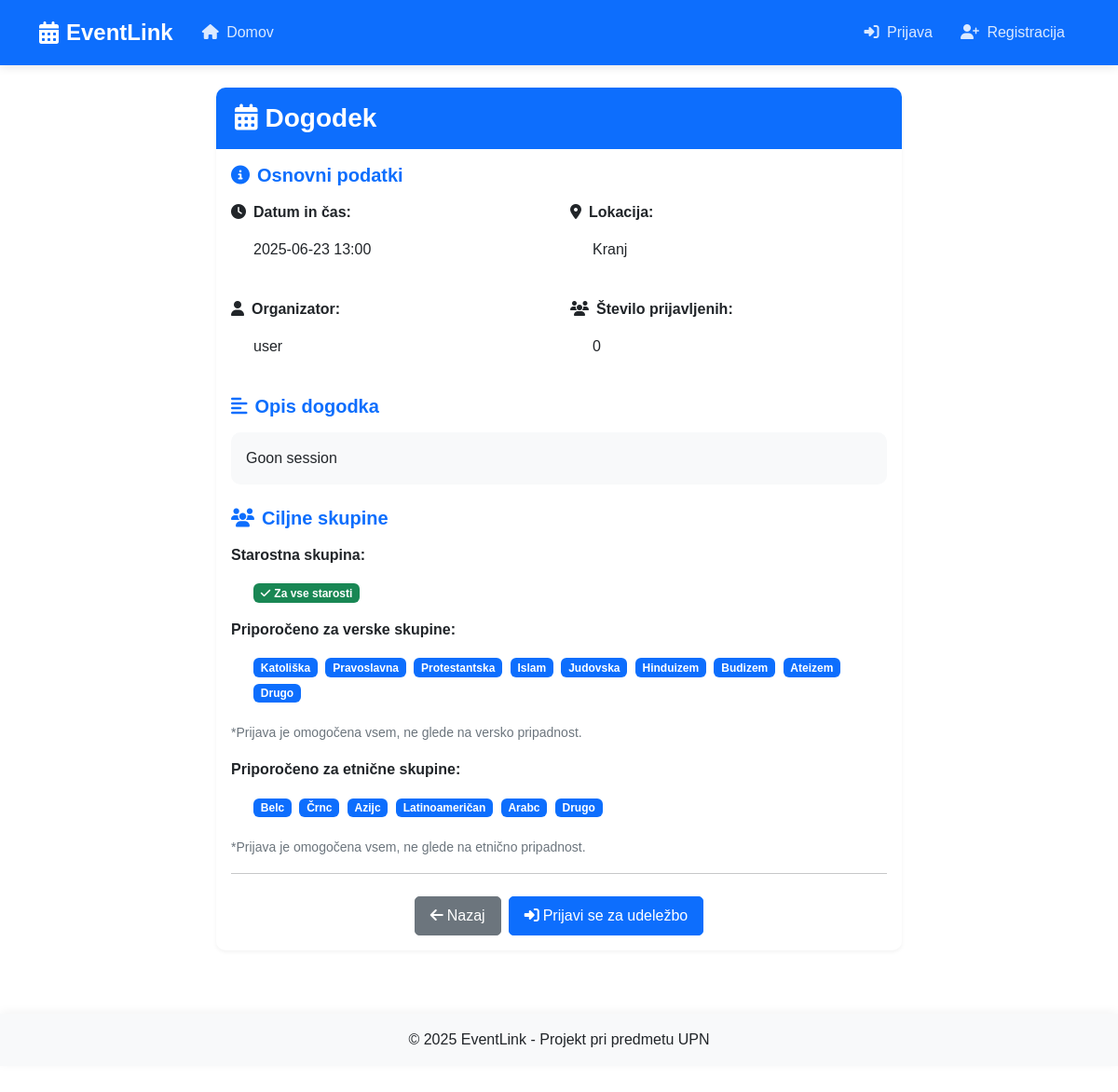
Screenshot of /event/1 with the database file from the repository.
### tables this page shows
CREATE TABLE events (
    id INTEGER PRIMARY KEY AUTOINCREMENT,
    title TEXT NOT NULL,
    description TEXT NOT NULL,
    date TEXT NOT NULL,
    location TEXT NOT NULL,
    organizer_id INTEGER NOT NULL,
    target_age_group TEXT DEFAULT 'all',
    created_at TEXT NOT NULL,
    FOREIGN KEY (organizer_id) REFERENCES users (id)
);

CREATE TABLE users (
    id INTEGER PRIMARY KEY AUTOINCREMENT,
    username TEXT NOT NULL,
    email TEXT UNIQUE NOT NULL,
    password TEXT NOT NULL,
    gender TEXT NOT NULL,
    religion TEXT NOT NULL,
    race TEXT NOT NULL,
    date_of_birth TEXT NOT NULL,
    created_at TEXT NOT NULL
);

CREATE TABLE event_target_groups (
    id INTEGER PRIMARY KEY AUTOINCREMENT,
    event_id INTEGER NOT NULL,
    group_type TEXT NOT NULL,  -- 'religion' or 'race'
    group_value TEXT NOT NULL,
    FOREIGN KEY (event_id) REFERENCES events (id)
);

### app.py (the view)
@app.route('/event/<int:event_id>')
def event_detail(event_id):
    if not event_id:
        flash('Dogodek ni bil najden!', 'danger')
        return redirect(url_for('home'))
    db = get_db()
    cursor = db.execute('SELECT e.*, u.username as organizer_name FROM events e JOIN users u ON e.organizer_id = u.id WHERE e.id = ?', (event_id,))
    event = cursor.fetchone()
    if not event:
        flash('Dogodek ni bil najden!', 'danger')
        return redirect(url_for('home'))
    cursor = db.execute('SELECT group_type, group_value FROM event_target_groups WHERE event_id = ?', (event_id,))
    target_groups = cursor.fetchall()
    target_religions = []
    target_races = []
    for group in target_groups:
        if group['group_type'] == 'religion':
            target_religions.append(group['group_value'])
        elif group['group_type'] == 'race':
            target_races.append(group['group_value'])
    cursor = db.execute('SELECT COUNT(*) as count FROM registrations WHERE event_id = ?', (event_id,))
    registrations_count = cursor.fetchone()['count']
    is_registered = False
    if 'user_id' in session:
        cursor = db.execute('SELECT * FROM registrations WHERE user_id = ? AND event_id = ?',
                           (session['user_id'], event_id))
        is_registered = cursor.fetchone() is not None
    return render_template('event_detail.html',
                          event=event,
                          target_religions=target_religions,
                          target_races=target_races,
                          registrations_count=registrations_count,
                          is_registered=is_registered)

### app.py (called while the page is built)
def get_db():
    db = getattr(g, '_database', None)
    if db is None:
        db = g._database = sqlite3.connect(DATABASE)
        db.row_factory = sqlite3.Row  # da lahko dostopamo do stolpcev po imenih
    return db

@app.teardown_appcontext
def close_connection(exception):
    db = getattr(g, '_database', None)
    if db is not None:
        db.close()

### templates/event_detail.html (shortened to what this page needs)
{% extends 'base.html' %}
{% block content %}
<div class="row justify-content-center">
    <div class="col-lg-8">
        <div class="card shadow-sm border-0 animate__animated animate__fadeIn">
            <div class="card-header bg-primary text-white">
                <h3 class="mb-0 nasl">
                    <i class="fas fa-calendar-alt me-2"></i>{{ event['title'] }}
                </h3>
            </div>
            <div class="card-body">
                <h5 class="text-primary mb-3"><i class="fas fa-info-circle me-2"></i>Osnovni podatki</h5>
                <div class="row mb-4">
                    <div class="col-md-6">
                        <p><strong><i class="fas fa-clock me-2"></i>Datum in čas:</strong></p>
                        <p class="ms-4">{{ event['date'] }}</p>
                    </div>
                    <div class="col-md-6">
                        <p><strong><i class="fas fa-map-marker-alt me-2"></i>Lokacija:</strong></p>
                        <p class="ms-4">{{ event['location'] }}</p>
                    </div>
                </div>
                <div class="row mb-4">
                    <div class="col-md-6">
                        <p><strong><i class="fas fa-user me-2"></i>Organizator:</strong></p>
                        <p class="ms-4">{{ event['organizer_name'] }}</p>
                    </div>
                    <div class="col-md-6">
                        <p><strong><i class="fas fa-users me-2"></i>Število prijavljenih:</strong></p>
                        <p class="ms-4">{{ registrations_count }}</p>
                    </div>
                </div>
                <h5 class="text-primary mb-3"><i class="fas fa-align-left me-2"></i>Opis dogodka</h5>
                <div class="bg-light p-3 rounded mb-4">
                    {{ event['description'] }}
                </div>
                <h5 class="text-primary mb-3"><i class="fas fa-users me-2"></i>Ciljne skupine</h5>
                <div class="mb-3">
                    <p><strong>Starostna skupina:</strong></p>
                    <p class="ms-4">
                        {% if event['target_age_group'] == 'all' %}
                            <span class="badge bg-success"><i class="fas fa-check me-1"></i>Za vse starosti</span>
                        {% elif event['target_age_group'] == 'adults' %}
                            <span class="badge bg-warning"><i class="fas fa-user-check me-1"></i>Samo za odrasle (18+)</span>
                        {% elif event['target_age_group'] == 'minors' %}
                            <span class="badge bg-info"><i class="fas fa-child me-1"></i>Samo za mladoletnike</span>
                        {% endif %}
                    </p>
                </div>
                {% if target_religions %}
                <div class="mb-3">
                    <p><strong>Priporočeno za verske skupine:</strong></p>
                    <p class="ms-4">
                        {% for religion in target_religions %}
                            <span class="badge bg-primary me-1 mb-1">{{ religion }}</span>
                        {% endfor %}
                    </p>
                    <small class="text-muted font-italic">*Prijava je omogočena vsem, ne glede na versko pripadnost.</small>
                </div>
                {% endif %}
                {% if target_races %}
                <div class="mb-3">
                    <p><strong>Priporočeno za etnične skupine:</strong></p>
                    <p class="ms-4">
                        {% for race in target_races %}
                            <span class="badge bg-primary me-1 mb-1">{{ race }}</span>
                        {% endfor %}
                    </p>
                    <small class="text-muted font-italic">*Prijava je omogočena vsem, ne glede na etnično pripadnost.</small>
                </div>
                {% endif %}
                <hr>
                <div class="d-grid gap-2 d-md-flex justify-content-md-center mt-4">
                    <a href="{{ url_for('home') }}" class="btn btn-secondary">
                        <i class="fas fa-arrow-left me-1"></i>Nazaj
                    </a>
                    {% if 'user_id' in session %}
                        {% if is_registered %}
                            <form action="{{ url_for('unregister_from_event', event_id=event['id']) }}" method="POST">
                                <button type="submit" class="btn btn-danger">
                                    <i class="fas fa-times-circle me-1"></i>Odjava od dogodka
                                </button>
                            </form>
                        {% else %}
                            <form action="{{ url_for('register_for_event', event_id=event['id']) }}" method="POST">
                                <button type="submit" class="btn btn-success">
                                    <i class="fas fa-check-circle me-1"></i>Prijava na dogodek
                                </button>
                            </form>
                        {% endif %}
                    {% else %}
                        <a href="{{ url_for('login') }}" class="btn btn-primary">
                            <i class="fas fa-sign-in-alt me-1"></i>Prijavi se za udeležbo
                        </a>
                    {% endif %}
                </div>
            </div>
        </div>
    </div>
</div>
{% endblock %}

### static/css/style.css (style rules this page uses)
body { font-family: 'Arial', sans-serif; padding-bottom: 50px; transition: background-color 0.5s ease; }
.nasl { color:white; }
.card { transition: transform 0.3s ease, box-shadow 0.3s ease; border-radius: 10px; box-shadow: 0 4px 6px rgba(0, 0, 0, 0.1); overflow: hidden; border: none; margin-bottom: 20px; }
.card-header { border-bottom: none; padding: 1rem 1.25rem; }
.btn { border-radius: 5px; transition: all 0.3s ease; padding: 8px 16px; font-weight: 500; }
.btn-primary { background-color: #0d6efd; border-color: #0d6efd; }
h1, h2, h3, h4, h5, h6 { margin-bottom: 1.5rem; color: #343a40; font-weight: 700; }
.text-muted { color: #6c757d !important; }
.rounded { border-radius: 10px !important; }
.shadow-sm { box-shadow: 0 2px 4px rgba(0, 0, 0, 0.05) !important; }

### rows the page displays
events: title "Dogodek", date "2025-06-23 13:00", location "Kranj", description "Goon session"
users: organizer_name "user"
event_target_groups: group_value "Katoliška"
event_target_groups: group_value "Pravoslavna"
event_target_groups: group_value "Protestantska"
event_target_groups: group_value "Islam"
event_target_groups: group_value "Judovska"
event_target_groups: group_value "Hinduizem"
event_target_groups: group_value "Budizem"
event_target_groups: group_value "Ateizem"
event_target_groups: group_value "Drugo"
event_target_groups: group_value "Belc"
event_target_groups: group_value "Črnc"
event_target_groups: group_value "Azijc"
event_target_groups: group_value "Latinoameričan"
event_target_groups: group_value "Arabc"
event_target_groups: group_value "Drugo"

### other values shown
{{ registrations_count }} "0"
